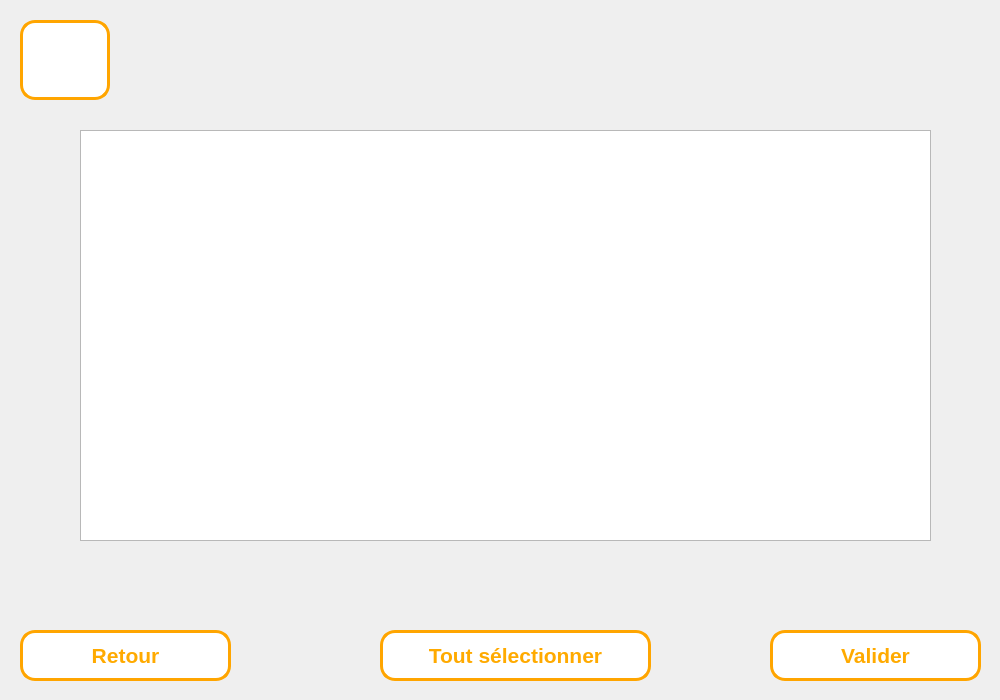
<?xml version="1.0" encoding="UTF-8"?>
<ui version="4.0">
 <class>Form</class>
 <widget class="QWidget" name="Form">
  <property name="geometry">
   <rect>
    <x>0</x>
    <y>0</y>
    <width>1000</width>
    <height>700</height>
   </rect>
  </property>
  <property name="windowTitle">
   <string>Form</string>
  </property>
  <widget class="QPushButton" name="boutonaccueil">
   <property name="geometry">
    <rect>
     <x>20</x>
     <y>20</y>
     <width>90</width>
     <height>80</height>
    </rect>
   </property>
   <property name="palette">
    <palette>
     <active>
      <colorrole role="WindowText">
       <brush brushstyle="SolidPattern">
        <color alpha="255">
         <red>255</red>
         <green>170</green>
         <blue>0</blue>
        </color>
       </brush>
      </colorrole>
      <colorrole role="Button">
       <brush brushstyle="SolidPattern">
        <color alpha="255">
         <red>255</red>
         <green>255</green>
         <blue>255</blue>
        </color>
       </brush>
      </colorrole>
      <colorrole role="Text">
       <brush brushstyle="SolidPattern">
        <color alpha="255">
         <red>255</red>
         <green>170</green>
         <blue>0</blue>
        </color>
       </brush>
      </colorrole>
      <colorrole role="ButtonText">
       <brush brushstyle="SolidPattern">
        <color alpha="255">
         <red>255</red>
         <green>170</green>
         <blue>0</blue>
        </color>
       </brush>
      </colorrole>
      <colorrole role="Base">
       <brush brushstyle="SolidPattern">
        <color alpha="255">
         <red>255</red>
         <green>255</green>
         <blue>255</blue>
        </color>
       </brush>
      </colorrole>
      <colorrole role="Window">
       <brush brushstyle="SolidPattern">
        <color alpha="255">
         <red>255</red>
         <green>255</green>
         <blue>255</blue>
        </color>
       </brush>
      </colorrole>
      <colorrole role="PlaceholderText">
       <brush brushstyle="NoBrush">
        <color alpha="128">
         <red>255</red>
         <green>170</green>
         <blue>0</blue>
        </color>
       </brush>
      </colorrole>
     </active>
     <inactive>
      <colorrole role="WindowText">
       <brush brushstyle="SolidPattern">
        <color alpha="255">
         <red>255</red>
         <green>170</green>
         <blue>0</blue>
        </color>
       </brush>
      </colorrole>
      <colorrole role="Button">
       <brush brushstyle="SolidPattern">
        <color alpha="255">
         <red>255</red>
         <green>255</green>
         <blue>255</blue>
        </color>
       </brush>
      </colorrole>
      <colorrole role="Text">
       <brush brushstyle="SolidPattern">
        <color alpha="255">
         <red>255</red>
         <green>170</green>
         <blue>0</blue>
        </color>
       </brush>
      </colorrole>
      <colorrole role="ButtonText">
       <brush brushstyle="SolidPattern">
        <color alpha="255">
         <red>255</red>
         <green>170</green>
         <blue>0</blue>
        </color>
       </brush>
      </colorrole>
      <colorrole role="Base">
       <brush brushstyle="SolidPattern">
        <color alpha="255">
         <red>255</red>
         <green>255</green>
         <blue>255</blue>
        </color>
       </brush>
      </colorrole>
      <colorrole role="Window">
       <brush brushstyle="SolidPattern">
        <color alpha="255">
         <red>255</red>
         <green>255</green>
         <blue>255</blue>
        </color>
       </brush>
      </colorrole>
      <colorrole role="PlaceholderText">
       <brush brushstyle="NoBrush">
        <color alpha="128">
         <red>255</red>
         <green>170</green>
         <blue>0</blue>
        </color>
       </brush>
      </colorrole>
     </inactive>
     <disabled>
      <colorrole role="WindowText">
       <brush brushstyle="SolidPattern">
        <color alpha="255">
         <red>255</red>
         <green>170</green>
         <blue>0</blue>
        </color>
       </brush>
      </colorrole>
      <colorrole role="Button">
       <brush brushstyle="SolidPattern">
        <color alpha="255">
         <red>255</red>
         <green>255</green>
         <blue>255</blue>
        </color>
       </brush>
      </colorrole>
      <colorrole role="Text">
       <brush brushstyle="SolidPattern">
        <color alpha="255">
         <red>255</red>
         <green>170</green>
         <blue>0</blue>
        </color>
       </brush>
      </colorrole>
      <colorrole role="ButtonText">
       <brush brushstyle="SolidPattern">
        <color alpha="255">
         <red>255</red>
         <green>170</green>
         <blue>0</blue>
        </color>
       </brush>
      </colorrole>
      <colorrole role="Base">
       <brush brushstyle="SolidPattern">
        <color alpha="255">
         <red>255</red>
         <green>255</green>
         <blue>255</blue>
        </color>
       </brush>
      </colorrole>
      <colorrole role="Window">
       <brush brushstyle="SolidPattern">
        <color alpha="255">
         <red>255</red>
         <green>255</green>
         <blue>255</blue>
        </color>
       </brush>
      </colorrole>
      <colorrole role="PlaceholderText">
       <brush brushstyle="NoBrush">
        <color alpha="128">
         <red>255</red>
         <green>170</green>
         <blue>0</blue>
        </color>
       </brush>
      </colorrole>
     </disabled>
    </palette>
   </property>
   <property name="font">
    <font>
     <pointsize>16</pointsize>
     <weight>75</weight>
     <bold>true</bold>
    </font>
   </property>
   <property name="styleSheet">
    <string notr="true">border-color: rgb(255, 170, 0);
border:3px solid orange;

border-color:orange;
border-radius: 15px ;
background-color:white;
color: rgb(255, 170, 0);
border-bort
</string>
   </property>
   <property name="text">
    <string/>
   </property>
   <property name="icon">
    <iconset resource="signeHome.qrc">
     <normaloff>:/Home/Capture d’écran 2022-04-14 153417.png</normaloff>:/Home/Capture d’écran 2022-04-14 153417.png</iconset>
   </property>
   <property name="iconSize">
    <size>
     <width>60</width>
     <height>60</height>
    </size>
   </property>
  </widget>
  <widget class="QPushButton" name="boutonvalider">
   <property name="geometry">
    <rect>
     <x>770</x>
     <y>630</y>
     <width>211</width>
     <height>51</height>
    </rect>
   </property>
   <property name="palette">
    <palette>
     <active>
      <colorrole role="WindowText">
       <brush brushstyle="SolidPattern">
        <color alpha="255">
         <red>255</red>
         <green>170</green>
         <blue>0</blue>
        </color>
       </brush>
      </colorrole>
      <colorrole role="Button">
       <brush brushstyle="SolidPattern">
        <color alpha="255">
         <red>255</red>
         <green>255</green>
         <blue>255</blue>
        </color>
       </brush>
      </colorrole>
      <colorrole role="Text">
       <brush brushstyle="SolidPattern">
        <color alpha="255">
         <red>255</red>
         <green>170</green>
         <blue>0</blue>
        </color>
       </brush>
      </colorrole>
      <colorrole role="ButtonText">
       <brush brushstyle="SolidPattern">
        <color alpha="255">
         <red>255</red>
         <green>170</green>
         <blue>0</blue>
        </color>
       </brush>
      </colorrole>
      <colorrole role="Base">
       <brush brushstyle="SolidPattern">
        <color alpha="255">
         <red>255</red>
         <green>255</green>
         <blue>255</blue>
        </color>
       </brush>
      </colorrole>
      <colorrole role="Window">
       <brush brushstyle="SolidPattern">
        <color alpha="255">
         <red>255</red>
         <green>255</green>
         <blue>255</blue>
        </color>
       </brush>
      </colorrole>
      <colorrole role="PlaceholderText">
       <brush brushstyle="NoBrush">
        <color alpha="128">
         <red>255</red>
         <green>170</green>
         <blue>0</blue>
        </color>
       </brush>
      </colorrole>
     </active>
     <inactive>
      <colorrole role="WindowText">
       <brush brushstyle="SolidPattern">
        <color alpha="255">
         <red>255</red>
         <green>170</green>
         <blue>0</blue>
        </color>
       </brush>
      </colorrole>
      <colorrole role="Button">
       <brush brushstyle="SolidPattern">
        <color alpha="255">
         <red>255</red>
         <green>255</green>
         <blue>255</blue>
        </color>
       </brush>
      </colorrole>
      <colorrole role="Text">
       <brush brushstyle="SolidPattern">
        <color alpha="255">
         <red>255</red>
         <green>170</green>
         <blue>0</blue>
        </color>
       </brush>
      </colorrole>
      <colorrole role="ButtonText">
       <brush brushstyle="SolidPattern">
        <color alpha="255">
         <red>255</red>
         <green>170</green>
         <blue>0</blue>
        </color>
       </brush>
      </colorrole>
      <colorrole role="Base">
       <brush brushstyle="SolidPattern">
        <color alpha="255">
         <red>255</red>
         <green>255</green>
         <blue>255</blue>
        </color>
       </brush>
      </colorrole>
      <colorrole role="Window">
       <brush brushstyle="SolidPattern">
        <color alpha="255">
         <red>255</red>
         <green>255</green>
         <blue>255</blue>
        </color>
       </brush>
      </colorrole>
      <colorrole role="PlaceholderText">
       <brush brushstyle="NoBrush">
        <color alpha="128">
         <red>255</red>
         <green>170</green>
         <blue>0</blue>
        </color>
       </brush>
      </colorrole>
     </inactive>
     <disabled>
      <colorrole role="WindowText">
       <brush brushstyle="SolidPattern">
        <color alpha="255">
         <red>255</red>
         <green>170</green>
         <blue>0</blue>
        </color>
       </brush>
      </colorrole>
      <colorrole role="Button">
       <brush brushstyle="SolidPattern">
        <color alpha="255">
         <red>255</red>
         <green>255</green>
         <blue>255</blue>
        </color>
       </brush>
      </colorrole>
      <colorrole role="Text">
       <brush brushstyle="SolidPattern">
        <color alpha="255">
         <red>255</red>
         <green>170</green>
         <blue>0</blue>
        </color>
       </brush>
      </colorrole>
      <colorrole role="ButtonText">
       <brush brushstyle="SolidPattern">
        <color alpha="255">
         <red>255</red>
         <green>170</green>
         <blue>0</blue>
        </color>
       </brush>
      </colorrole>
      <colorrole role="Base">
       <brush brushstyle="SolidPattern">
        <color alpha="255">
         <red>255</red>
         <green>255</green>
         <blue>255</blue>
        </color>
       </brush>
      </colorrole>
      <colorrole role="Window">
       <brush brushstyle="SolidPattern">
        <color alpha="255">
         <red>255</red>
         <green>255</green>
         <blue>255</blue>
        </color>
       </brush>
      </colorrole>
      <colorrole role="PlaceholderText">
       <brush brushstyle="NoBrush">
        <color alpha="128">
         <red>255</red>
         <green>170</green>
         <blue>0</blue>
        </color>
       </brush>
      </colorrole>
     </disabled>
    </palette>
   </property>
   <property name="font">
    <font>
     <pointsize>16</pointsize>
     <weight>75</weight>
     <bold>true</bold>
    </font>
   </property>
   <property name="styleSheet">
    <string notr="true">border-color: rgb(255, 170, 0);
border:3px solid orange;

border-color:orange;
border-radius: 15px ;
background-color:white;
color: rgb(255, 170, 0);
border-bort</string>
   </property>
   <property name="text">
    <string>Valider</string>
   </property>
  </widget>
  <widget class="QTableWidget" name="table_Emprunt">
   <property name="geometry">
    <rect>
     <x>80</x>
     <y>130</y>
     <width>851</width>
     <height>411</height>
    </rect>
   </property>
   <property name="columnCount">
    <number>0</number>
   </property>
  </widget>
  <widget class="QPushButton" name="return_bouton">
   <property name="geometry">
    <rect>
     <x>20</x>
     <y>630</y>
     <width>211</width>
     <height>51</height>
    </rect>
   </property>
   <property name="palette">
    <palette>
     <active>
      <colorrole role="WindowText">
       <brush brushstyle="SolidPattern">
        <color alpha="255">
         <red>255</red>
         <green>170</green>
         <blue>0</blue>
        </color>
       </brush>
      </colorrole>
      <colorrole role="Button">
       <brush brushstyle="SolidPattern">
        <color alpha="255">
         <red>255</red>
         <green>255</green>
         <blue>255</blue>
        </color>
       </brush>
      </colorrole>
      <colorrole role="Text">
       <brush brushstyle="SolidPattern">
        <color alpha="255">
         <red>255</red>
         <green>170</green>
         <blue>0</blue>
        </color>
       </brush>
      </colorrole>
      <colorrole role="ButtonText">
       <brush brushstyle="SolidPattern">
        <color alpha="255">
         <red>255</red>
         <green>170</green>
         <blue>0</blue>
        </color>
       </brush>
      </colorrole>
      <colorrole role="Base">
       <brush brushstyle="SolidPattern">
        <color alpha="255">
         <red>255</red>
         <green>255</green>
         <blue>255</blue>
        </color>
       </brush>
      </colorrole>
      <colorrole role="Window">
       <brush brushstyle="SolidPattern">
        <color alpha="255">
         <red>255</red>
         <green>255</green>
         <blue>255</blue>
        </color>
       </brush>
      </colorrole>
      <colorrole role="PlaceholderText">
       <brush brushstyle="NoBrush">
        <color alpha="128">
         <red>255</red>
         <green>170</green>
         <blue>0</blue>
        </color>
       </brush>
      </colorrole>
     </active>
     <inactive>
      <colorrole role="WindowText">
       <brush brushstyle="SolidPattern">
        <color alpha="255">
         <red>255</red>
         <green>170</green>
         <blue>0</blue>
        </color>
       </brush>
      </colorrole>
      <colorrole role="Button">
       <brush brushstyle="SolidPattern">
        <color alpha="255">
         <red>255</red>
         <green>255</green>
         <blue>255</blue>
        </color>
       </brush>
      </colorrole>
      <colorrole role="Text">
       <brush brushstyle="SolidPattern">
        <color alpha="255">
         <red>255</red>
         <green>170</green>
         <blue>0</blue>
        </color>
       </brush>
      </colorrole>
      <colorrole role="ButtonText">
       <brush brushstyle="SolidPattern">
        <color alpha="255">
         <red>255</red>
         <green>170</green>
         <blue>0</blue>
        </color>
       </brush>
      </colorrole>
      <colorrole role="Base">
       <brush brushstyle="SolidPattern">
        <color alpha="255">
         <red>255</red>
         <green>255</green>
         <blue>255</blue>
        </color>
       </brush>
      </colorrole>
      <colorrole role="Window">
       <brush brushstyle="SolidPattern">
        <color alpha="255">
         <red>255</red>
         <green>255</green>
         <blue>255</blue>
        </color>
       </brush>
      </colorrole>
      <colorrole role="PlaceholderText">
       <brush brushstyle="NoBrush">
        <color alpha="128">
         <red>255</red>
         <green>170</green>
         <blue>0</blue>
        </color>
       </brush>
      </colorrole>
     </inactive>
     <disabled>
      <colorrole role="WindowText">
       <brush brushstyle="SolidPattern">
        <color alpha="255">
         <red>255</red>
         <green>170</green>
         <blue>0</blue>
        </color>
       </brush>
      </colorrole>
      <colorrole role="Button">
       <brush brushstyle="SolidPattern">
        <color alpha="255">
         <red>255</red>
         <green>255</green>
         <blue>255</blue>
        </color>
       </brush>
      </colorrole>
      <colorrole role="Text">
       <brush brushstyle="SolidPattern">
        <color alpha="255">
         <red>255</red>
         <green>170</green>
         <blue>0</blue>
        </color>
       </brush>
      </colorrole>
      <colorrole role="ButtonText">
       <brush brushstyle="SolidPattern">
        <color alpha="255">
         <red>255</red>
         <green>170</green>
         <blue>0</blue>
        </color>
       </brush>
      </colorrole>
      <colorrole role="Base">
       <brush brushstyle="SolidPattern">
        <color alpha="255">
         <red>255</red>
         <green>255</green>
         <blue>255</blue>
        </color>
       </brush>
      </colorrole>
      <colorrole role="Window">
       <brush brushstyle="SolidPattern">
        <color alpha="255">
         <red>255</red>
         <green>255</green>
         <blue>255</blue>
        </color>
       </brush>
      </colorrole>
      <colorrole role="PlaceholderText">
       <brush brushstyle="NoBrush">
        <color alpha="128">
         <red>255</red>
         <green>170</green>
         <blue>0</blue>
        </color>
       </brush>
      </colorrole>
     </disabled>
    </palette>
   </property>
   <property name="font">
    <font>
     <pointsize>16</pointsize>
     <weight>75</weight>
     <bold>true</bold>
    </font>
   </property>
   <property name="styleSheet">
    <string notr="true">border-color: rgb(255, 170, 0);
border:3px solid orange;

border-color:orange;
border-radius: 15px ;
background-color:white;
color: rgb(255, 170, 0);
border-bort</string>
   </property>
   <property name="text">
    <string>Retour</string>
   </property>
  </widget>
  <widget class="QPushButton" name="return_bouton_2">
   <property name="geometry">
    <rect>
     <x>380</x>
     <y>630</y>
     <width>271</width>
     <height>51</height>
    </rect>
   </property>
   <property name="palette">
    <palette>
     <active>
      <colorrole role="WindowText">
       <brush brushstyle="SolidPattern">
        <color alpha="255">
         <red>255</red>
         <green>170</green>
         <blue>0</blue>
        </color>
       </brush>
      </colorrole>
      <colorrole role="Button">
       <brush brushstyle="SolidPattern">
        <color alpha="255">
         <red>255</red>
         <green>255</green>
         <blue>255</blue>
        </color>
       </brush>
      </colorrole>
      <colorrole role="Text">
       <brush brushstyle="SolidPattern">
        <color alpha="255">
         <red>255</red>
         <green>170</green>
         <blue>0</blue>
        </color>
       </brush>
      </colorrole>
      <colorrole role="ButtonText">
       <brush brushstyle="SolidPattern">
        <color alpha="255">
         <red>255</red>
         <green>170</green>
         <blue>0</blue>
        </color>
       </brush>
      </colorrole>
      <colorrole role="Base">
       <brush brushstyle="SolidPattern">
        <color alpha="255">
         <red>255</red>
         <green>255</green>
         <blue>255</blue>
        </color>
       </brush>
      </colorrole>
      <colorrole role="Window">
       <brush brushstyle="SolidPattern">
        <color alpha="255">
         <red>255</red>
         <green>255</green>
         <blue>255</blue>
        </color>
       </brush>
      </colorrole>
      <colorrole role="PlaceholderText">
       <brush brushstyle="NoBrush">
        <color alpha="128">
         <red>255</red>
         <green>170</green>
         <blue>0</blue>
        </color>
       </brush>
      </colorrole>
     </active>
     <inactive>
      <colorrole role="WindowText">
       <brush brushstyle="SolidPattern">
        <color alpha="255">
         <red>255</red>
         <green>170</green>
         <blue>0</blue>
        </color>
       </brush>
      </colorrole>
      <colorrole role="Button">
       <brush brushstyle="SolidPattern">
        <color alpha="255">
         <red>255</red>
         <green>255</green>
         <blue>255</blue>
        </color>
       </brush>
      </colorrole>
      <colorrole role="Text">
       <brush brushstyle="SolidPattern">
        <color alpha="255">
         <red>255</red>
         <green>170</green>
         <blue>0</blue>
        </color>
       </brush>
      </colorrole>
      <colorrole role="ButtonText">
       <brush brushstyle="SolidPattern">
        <color alpha="255">
         <red>255</red>
         <green>170</green>
         <blue>0</blue>
        </color>
       </brush>
      </colorrole>
      <colorrole role="Base">
       <brush brushstyle="SolidPattern">
        <color alpha="255">
         <red>255</red>
         <green>255</green>
         <blue>255</blue>
        </color>
       </brush>
      </colorrole>
      <colorrole role="Window">
       <brush brushstyle="SolidPattern">
        <color alpha="255">
         <red>255</red>
         <green>255</green>
         <blue>255</blue>
        </color>
       </brush>
      </colorrole>
      <colorrole role="PlaceholderText">
       <brush brushstyle="NoBrush">
        <color alpha="128">
         <red>255</red>
         <green>170</green>
         <blue>0</blue>
        </color>
       </brush>
      </colorrole>
     </inactive>
     <disabled>
      <colorrole role="WindowText">
       <brush brushstyle="SolidPattern">
        <color alpha="255">
         <red>255</red>
         <green>170</green>
         <blue>0</blue>
        </color>
       </brush>
      </colorrole>
      <colorrole role="Button">
       <brush brushstyle="SolidPattern">
        <color alpha="255">
         <red>255</red>
         <green>255</green>
         <blue>255</blue>
        </color>
       </brush>
      </colorrole>
      <colorrole role="Text">
       <brush brushstyle="SolidPattern">
        <color alpha="255">
         <red>255</red>
         <green>170</green>
         <blue>0</blue>
        </color>
       </brush>
      </colorrole>
      <colorrole role="ButtonText">
       <brush brushstyle="SolidPattern">
        <color alpha="255">
         <red>255</red>
         <green>170</green>
         <blue>0</blue>
        </color>
       </brush>
      </colorrole>
      <colorrole role="Base">
       <brush brushstyle="SolidPattern">
        <color alpha="255">
         <red>255</red>
         <green>255</green>
         <blue>255</blue>
        </color>
       </brush>
      </colorrole>
      <colorrole role="Window">
       <brush brushstyle="SolidPattern">
        <color alpha="255">
         <red>255</red>
         <green>255</green>
         <blue>255</blue>
        </color>
       </brush>
      </colorrole>
      <colorrole role="PlaceholderText">
       <brush brushstyle="NoBrush">
        <color alpha="128">
         <red>255</red>
         <green>170</green>
         <blue>0</blue>
        </color>
       </brush>
      </colorrole>
     </disabled>
    </palette>
   </property>
   <property name="font">
    <font>
     <pointsize>16</pointsize>
     <weight>75</weight>
     <bold>true</bold>
    </font>
   </property>
   <property name="styleSheet">
    <string notr="true">border-color: rgb(255, 170, 0);
border:3px solid orange;

border-color:orange;
border-radius: 15px ;
background-color:white;
color: rgb(255, 170, 0);
border-bort</string>
   </property>
   <property name="text">
    <string>Tout sélectionner</string>
   </property>
  </widget>
 </widget>
 <resources>
  <include location="signeHome.qrc"/>
 </resources>
 <connections/>
</ui>
